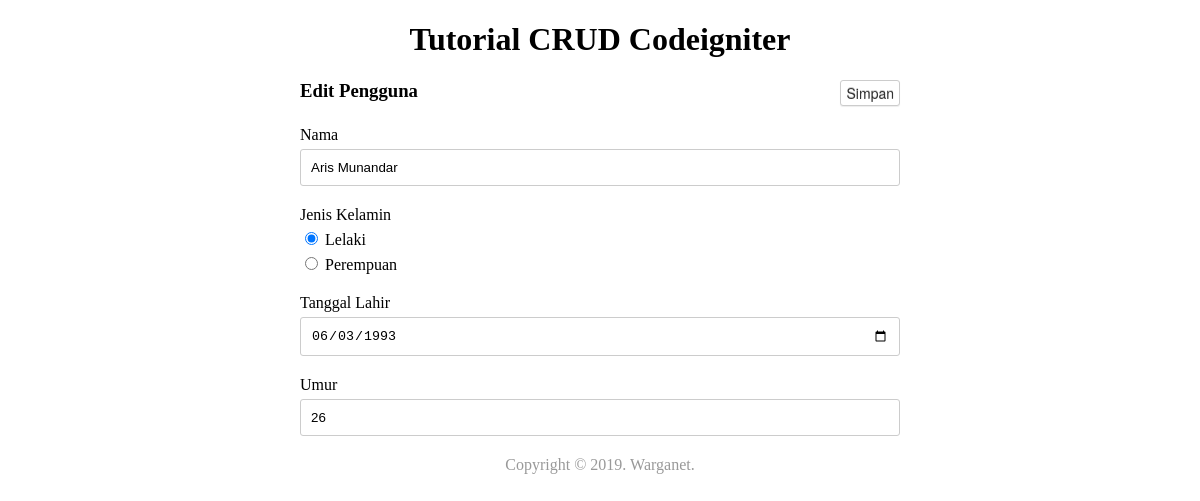
Page /pengguna/edit/1 on the committed database.
### tables this page shows
CREATE TABLE `pengguna` (
  `id` int(11) NOT NULL AUTO_INCREMENT,
  `nama` varchar(50) NOT NULL,
  `umur` int(3) NOT NULL,
  `tanggal_lahir` datetime DEFAULT NULL,
  `jenis_kelamin` varchar(10) DEFAULT NULL,
  PRIMARY KEY (`id`)
);

### application/controllers/Pengguna_controller.php (called while the page is built, shortened)
<?php defined('BASEPATH') OR exit('No direct script access allowed');
class Pengguna_controller extends CI_Controller {
	public function __construct()
	{
		$this->load->model('pengguna_model');
	}
	public function edit($id)
	{
		$data['pengguna'] = $this->pengguna_model->lihat($id)->row();
		$this->load->view('layouts/header');
		$this->load->view('edit_pengguna', $data);
		$this->load->view('layouts/footer');
	}
}

### index.php (called while the page is built, shortened)
<?php
require_once BASEPATH.'core/CodeIgniter.php';

### application/models/Pengguna_model.php (called while the page is built, shortened)
<?php if(!defined('BASEPATH')) exit ('No direct script access allowed');
class Pengguna_model extends CI_Model {
	public function lihat($id)
	{
		$this->db->select('*');
		$this->db->from('pengguna');
		$this->db->where('id', $id);
		return $this->db->get();
	}
}

### application/views/edit_pengguna.php (the view)
<div class="header">
	<div class="title">
		<h3>Edit Pengguna</h3>
	</div>
	<div class="action">
		<button type="submit" form="edit-pengguna" class="btn btn-default">Simpan</button>
	</div>
</div>
<form action="<?php echo base_url('pengguna/edit/simpan/' . $pengguna->id); ?>" method="POST" id="edit-pengguna">
	<div class="form-group">
		<label for="nama">Nama</label>
		<input type="text" name="nama" id="nama" value="<?php echo $pengguna->nama; ?>">
	</div>
	<div class="form-group">
		<label for="jenis_kelamin">Jenis Kelamin</label>
		<label><input type="radio" name="jenis_kelamin" value="Lelaki"<?php echo ($pengguna->jenis_kelamin == 'Lelaki' ? ' checked' : ''); ?>> Lelaki</label>
		<label><input type="radio" name="jenis_kelamin" value="Perempuan"<?php echo ($pengguna->jenis_kelamin == 'Perempuan' ? ' checked' : ''); ?>> Perempuan</label>
	</div>
	<div class="form-group">
		<label for="tanggal_lahir">Tanggal Lahir</label>
		<input type="date" name="tanggal_lahir" id="tanggal_lahir" value="<?php echo date('Y-m-d', strtotime($pengguna->tanggal_lahir)); ?>">
	</div>
	<div class="form-group">
		<label for="umur">Umur</label>
		<input type="number" name="umur" id="umur" value="<?php echo $pengguna->umur; ?>">
	</div>
</form>

### application/views/layouts/header.php (style rules this page uses)
body { width: 50%; margin: 0 auto; }
.header { position: relative; margin-bottom: 20px; }
.header:before, .header:after { display: table; content: ''; }
.header:after { clear: both; }
.header .title { float: left; }
.header .title h3 { padding: 0; margin: 0; }
.header .action { float: right; }
.btn { display: inline-block; padding: 2px 5px; margin-bottom: 0; font-size: 14px; color: #333; text-align: center; vertical-align: middle; cursor: pointer; background-color: #ffffff; -webkit-border-radius: 3px; -webkit-border-radius: 3px; -webkit-border-radius: 3px; background-image: none !important; border: none; text-shadow: none; box-shadow: none; transition: all 0.12s linear 0s !important; font: 14px/20px "Helvetica Neue",Helvetica,Arial,sans-serif; text-decoration: none; }
.btn-default { color: #333; background-color: #fff; border: 1px solid #ccc; }
.btn-default, .btn-danger { text-shadow: 0 -1px 0 rgba(0,0,0,0.2); -webkit-box-shadow: inset 0 1px 0 rgba(255,255,255,0.15),0 1px 1px rgba(0,0,0,0.075); box-shadow: inset 0 1px 0 rgba(255,255,255,0.15),0 1px 1px rgba(0,0,0,0.075); }
.form-group { margin-bottom: 20px; }
.form-group label { display: block; margin-bottom: 5px; }
input[type="text"], input[type="date"], input[type="number"] { box-sizing : border-box; width: 100%; border: 1px solid #cccccc; padding: 10px; border-radius: 3px; display: block; }

### rows in the picture
pengguna: nama "Aris Munandar", jenis_kelamin "☑ Lelaki", jenis_kelamin "☐ Perempuan", tanggal_lahir "06/03/1993", umur "26"
